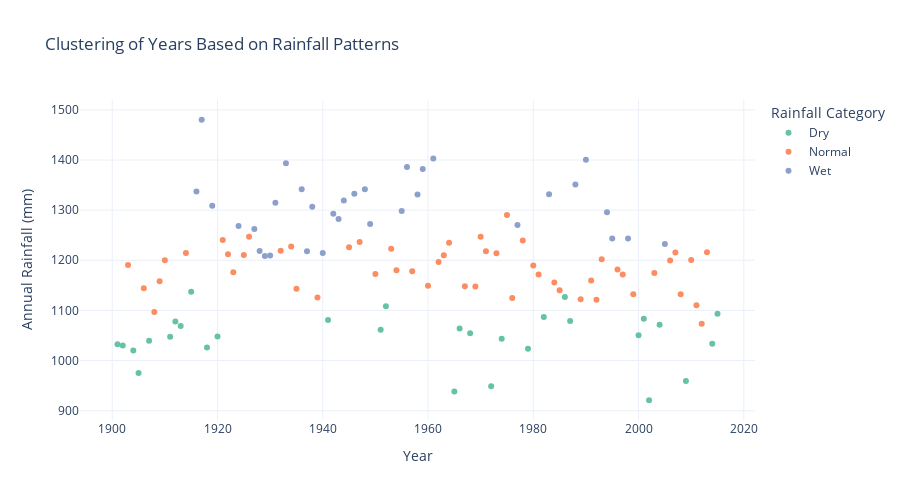

The notebook cell saved with this chart:
### Code cell
from sklearn.cluster import KMeans
from sklearn.preprocessing import StandardScaler

# prepare data for clustering
rainfall_features = df[['Jan-Feb', 'Mar-May', 'Jun-Sep', 'Oct-Dec', 'ANNUAL']]
scaler = StandardScaler()
scaled_features = scaler.fit_transform(rainfall_features)

# perform k-means clustering
kmeans = KMeans(n_clusters=3, random_state=42)
df['Rainfall_Cluster'] = kmeans.fit_predict(scaled_features)

# map cluster labels to categories (e.g., Dry, Normal, Wet)
cluster_labels = {0: 'Dry', 1: 'Normal', 2: 'Wet'}
df['Rainfall_Category'] = df['Rainfall_Cluster'].map(cluster_labels)

fig = px.scatter(
    df,
    x='YEAR',
    y='ANNUAL',
    color='Rainfall_Category',
    title='Clustering of Years Based on Rainfall Patterns',
    labels={'YEAR': 'Year', 'ANNUAL': 'Annual Rainfall (mm)', 'Rainfall_Category': 'Rainfall Category'},
    color_discrete_sequence=px.colors.qualitative.Set2,
    hover_data={'Rainfall_Cluster': True, 'Rainfall_Category': True}
)

fig.update_layout(
    template='plotly_white',
    legend_title='Rainfall Category',
    height=500
)

fig.show()

### Figure 1 — Plotly figure (JSON) as saved in the notebook; plotly's stock layout.template omitted (floating-point values rounded to 4 significant figures)
{"data": [{"customdata": [[0, "Dry"], [0, "Dry"], [0, "Dry"], [0, "Dry"], [0, "Dry"], [0, "Dry"], [0, "Dry"], [0, "Dry"], [0, "Dry"], [0, "Dry"], [0, "Dry"], [0, "Dry"], [0, "Dry"], [0, "Dry"], [0, "Dry"], [0, "Dry"], [0, "Dry"], [0, "Dry"], [0, "Dry"], [0, "Dry"], [0, "Dry"], [0, "Dry"], [0, "Dry"], [0, "Dry"], [0, "Dry"], [0, "Dry"], [0, "Dry"], [0, "Dry"], [0, "Dry"], [0, "Dry"]], "hovertemplate": "Rainfall Category=%{customdata[1]}<br>Year=%{x}<br>Annual Rainfall (mm)=%{y}<br>Rainfall_Cluster=%{customdata[0]}<extra></extra>", "legendgroup": "Dry", "marker": {"color": "rgb(102,194,165)", "symbol": "circle"}, "mode": "markers", "name": "Dry", "orientation": "v", "showlegend": true, "type": "scatter", "x": [1901, 1902, 1904, 1905, 1907, 1911, 1912, 1913, 1915, 1918, 1920, 1941, 1951, 1952, 1965, 1966, 1968, 1972, 1974, 1979, 1982, 1986, 1987, 2000, 2001, 2002, 2004, 2009, 2014, 2015], "xaxis": "x", "y": [1032.0, 1030.0, 1020.0, 975.3, 1040.0, 1048.0, 1078.0, 1069.0, 1137.0, 1026.0, 1048.0, 1081.0, 1061.0, 1108.0, 938.4, 1064.0, 1054.0, 948.5, 1044.0, 1023.0, 1087.0, 1127.0, 1079.0, 1050.0, 1083.0, 920.8, 1071.0, 959.3, 1034.0, 1093.0], "yaxis": "y"}, {"customdata": [[1, "Normal"], [1, "Normal"], [1, "Normal"], [1, "Normal"], [1, "Normal"], [1, "Normal"], [1, "Normal"], [1, "Normal"], [1, "Normal"], [1, "Normal"], [1, "Normal"], [1, "Normal"], [1, "Normal"], [1, "Normal"], [1, "Normal"], [1, "Normal"], [1, "Normal"], [1, "Normal"], [1, "Normal"], [1, "Normal"], [1, "Normal"], [1, "Normal"], [1, "Normal"], [1, "Normal"], [1, "Normal"], [1, "Normal"], [1, "Normal"], [1, "Normal"], [1, "Normal"], [1, "Normal"], [1, "Normal"], [1, "Normal"], [1, "Normal"], [1, "Normal"], [1, "Normal"], [1, "Normal"], [1, "Normal"], [1, "Normal"], [1, "Normal"], [1, "Normal"], [1, "Normal"], [1, "Normal"], [1, "Normal"], [1, "Normal"], [1, "Normal"], [1, "Normal"], [1, "Normal"], [1, "Normal"], [1, "Normal"], [1, "Normal"], [1, "Normal"], [1, "Normal"]], "hovertemplate": "Rainfall Category=%{customdata[1]}<br>Year=%{x}<br>Annual Rainfall (mm)=%{y}<br>Rainfall_Cluster=%{customdata[0]}<extra></extra>", "legendgroup": "Normal", "marker": {"color": "rgb(252,141,98)", "symbol": "circle"}, "mode": "markers", "name": "Normal", "orientation": "v", "showlegend": true, "type": "scatter", "x": [1903, 1906, 1908, 1909, 1910, 1914, 1921, 1922, 1923, 1925, 1926, 1932, 1934, 1935, 1939, 1945, 1947, 1950, 1953, 1954, 1957, 1960, 1962, 1963, 1964, 1967, 1969, 1970, 1971, 1973, 1975, 1976, 1978, 1980, 1981, 1984, 1985, 1989, 1991, 1992, 1993, 1996, 1997, 1999, 2003, 2006, 2007, 2008, 2010, 2011, 2012, 2013], "xaxis": "x", "y": [1190.0, 1144.0, 1097.0, 1158.0, 1200.0, 1214.0, 1240.0, 1212.0, 1176.0, 1210.0, 1247.0, 1219.0, 1228.0, 1143.0, 1126.0, 1226.0, 1237.0, 1172.0, 1223.0, 1180.0, 1178.0, 1149.0, 1196.0, 1210.0, 1235.0, 1148.0, 1148.0, 1247.0, 1218.0, 1214.0, 1290.0, 1125.0, 1239.0, 1190.0, 1172.0, 1156.0, 1140.0, 1122.0, 1160.0, 1121.0, 1202.0, 1182.0, 1171.0, 1132.0, 1174.0, 1199.0, 1216.0, 1132.0, 1200.0, 1110.0, 1074.0, 1216.0], "yaxis": "y"}, {"customdata": [[2, "Wet"], [2, "Wet"], [2, "Wet"], [2, "Wet"], [2, "Wet"], [2, "Wet"], [2, "Wet"], [2, "Wet"], [2, "Wet"], [2, "Wet"], [2, "Wet"], [2, "Wet"], [2, "Wet"], [2, "Wet"], [2, "Wet"], [2, "Wet"], [2, "Wet"], [2, "Wet"], [2, "Wet"], [2, "Wet"], [2, "Wet"], [2, "Wet"], [2, "Wet"], [2, "Wet"], [2, "Wet"], [2, "Wet"], [2, "Wet"], [2, "Wet"], [2, "Wet"], [2, "Wet"], [2, "Wet"], [2, "Wet"], [2, "Wet"]], "hovertemplate": "Rainfall Category=%{customdata[1]}<br>Year=%{x}<br>Annual Rainfall (mm)=%{y}<br>Rainfall_Cluster=%{customdata[0]}<extra></extra>", "legendgroup": "Wet", "marker": {"color": "rgb(141,160,203)", "symbol": "circle"}, "mode": "markers", "name": "Wet", "orientation": "v", "showlegend": true, "type": "scatter", "x": [1916, 1917, 1919, 1924, 1927, 1928, 1929, 1930, 1931, 1933, 1936, 1937, 1938, 1940, 1942, 1943, 1944, 1946, 1948, 1949, 1955, 1956, 1958, 1959, 1961, 1977, 1983, 1988, 1990, 1994, 1995, 1998, 2005], "xaxis": "x", "y": [1337.0, 1480.0, 1309.0, 1268.0, 1263.0, 1218.0, 1208.0, 1209.0, 1315.0, 1394.0, 1342.0, 1218.0, 1307.0, 1215.0, 1293.0, 1282.0, 1319.0, 1333.0, 1342.0, 1272.0, 1298.0, 1386.0, 1331.0, 1382.0, 1403.0, 1270.0, 1332.0, 1351.0, 1401.0, 1296.0, 1244.0, 1244.0, 1232.0], "yaxis": "y"}], "layout": {"height": 500, "legend": {"title": {"text": "Rainfall Category"}, "tracegroupgap": 0}, "title": {"text": "Clustering of Years Based on Rainfall Patterns"}, "xaxis": {"anchor": "y", "domain": [0, 1], "title": {"text": "Year"}}, "yaxis": {"anchor": "x", "domain": [0, 1], "title": {"text": "Annual Rainfall (mm)"}}}}
